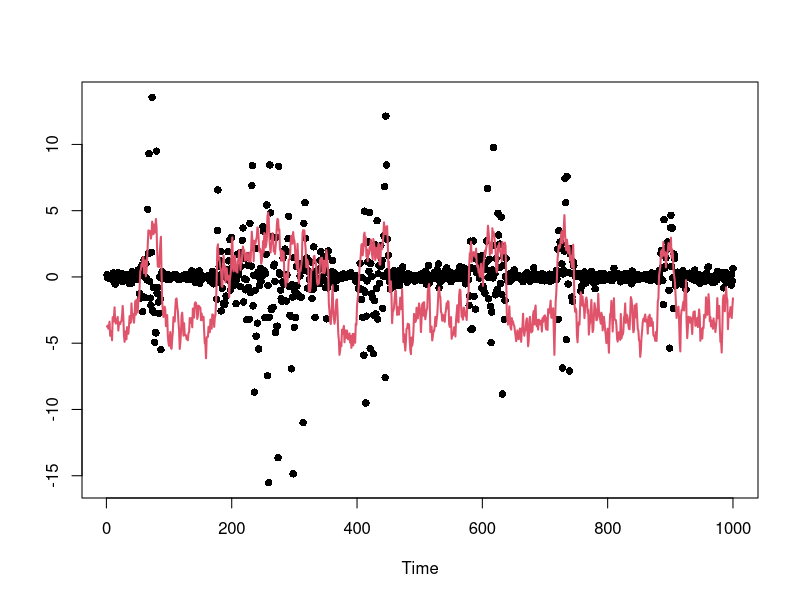
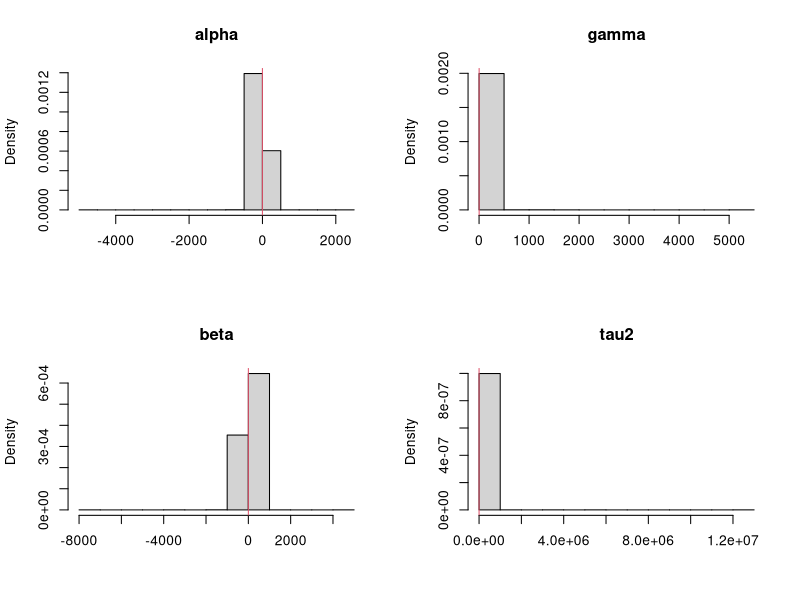
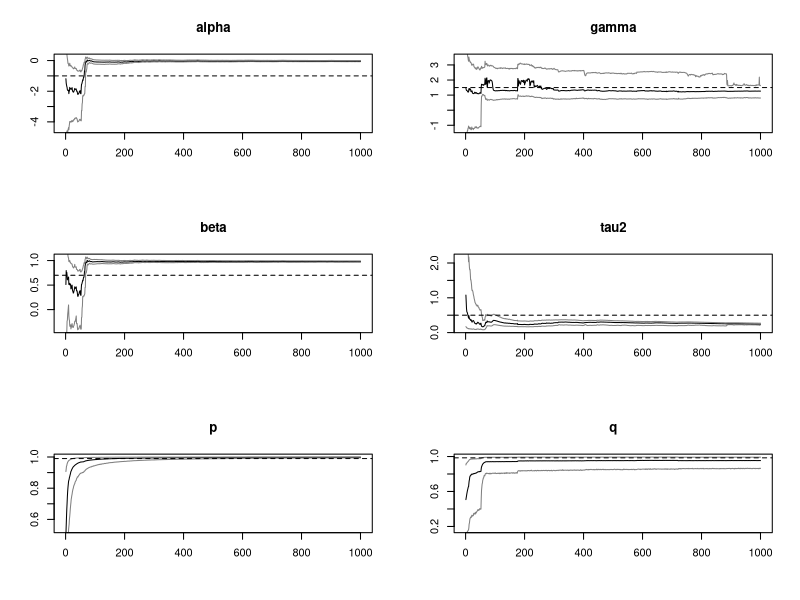

Reproduce these figures in R, in order.
library(msm)
PL = function(y,alphas,betas,tau2s,ps,qs,xs,zs){
  n      = length(y)
  N      = length(xs)
  quants = array(0,c(n,7,3))
  
  
  
#   zz = matrix(zs,n,N)
  s  = matrix(0,N,15)
  # matrix Binv looks like
  # | s1   s2    s3 |
  # | s2   s4    s5 |
  # | s3   s5    s6 |
  
  s[,1] = 1/B0[1]
  s[,2] = 0
  s[,3] = 0
  s[,4] = 1/B0[2]
  s[,5] = 0
  s[,6] = 1/B0[2]
  s[,7] = s[,1]*b0[1]+s[,2]*b0[2]+s[,3]*b0[3]
  s[,8] = s[,2]*b0[1]+s[,4]*b0[2]+s[,5]*b0[3]
  s[,9] = s[,3]*b0[1]+s[,5]*b0[2]+s[,6]*b0[3]
  s[,10] = c0
  s[,11] = d0
  s[,12] = 1
  s[,13] = 1
  s[,14] = 1
  s[,15] = 1
  
  blk.A = s[,4]*s[,6] - s[,5]^2
  blk.B = -(s[,2]*s[,6]-s[,3]*s[,5])
  blk.C = s[,2]*s[,5]-s[,3]*s[,5]
#   blk.D = blk.B
  blk.E = s[,1]*s[,6]-s[,3]^2
  blk.F = -(s[,3]*s[,5]-s[,2]*s[,3])
#   blk.G = blk.C
#   blk.H = blk.F
  blk.I  = s[,1]*s[,4]-s[,2]^2

  m    = s[,1]*blk.A + s[,2] * blk.B + s[,3] * blk.C
  b1   = (s[,7]*blk.A + s[,8] * blk.B + s[,9] * blk.C)/m
  b2   = (s[,7]*blk.B + s[,8] * blk.E + s[,9] * blk.F)/m
  b3   = (s[,7]*blk.C + s[,8] * blk.F + s[,9] * blk.I)/m
  

  for (t in 1:n){
#     zs = zz[t,]
    # Resampling
    mus    = alphas+gammas*zs+betas*xs
    stdevs = exp(mus/2)
    stdevs1 = exp((alphas+betas*xs)/2)
    weight = dnorm(y[t],0,stdevs)*(qs+(1-zs)*(1-qs)) + dnorm(y[t],0,stdevs1)*((1-zs)*ps+zs*(1-ps))
#     print(weight)
    k      = sample(1:N,size=N,replace=T,prob=weight)
    alphas = alphas[k]
    betas  = betas[k]
    tau2s  = tau2s[k]
    ps = ps[k]
    qs = qs[k]
    
    mus    = mus[k]
    xs1    = xs[k]
    zs1    = zs[k]
    sig2s = exp(xs1/2)
    # Propagating
    vars   = 1/(1/sig2s+1/tau2s)
    sds    = sqrt(vars)
    means  = mus + vars*(y[t]/sig2s)
    zero.index = zs1 == 0
    one.index = zs1 == 1
    ll = sum(zero.index)
    #     zs = zz[t+1,]
    zs[zero.index]     = rbinom(ll,1,1-ps[zero.index])
    zs[one.index]      = rbinom(N-ll,1,qs[one.index])
    mus    = alphas+gammas*zs+betas*xs1
    xs     = rnorm(N,means,sds)

#     print(zs)
#     print(qs)
#     print(ps)
    so     = s[k,]
#     print(s[,12:15])
#     print(so[,12:15])
#     print(k)
#     scan(n=1)
    b1o  = b1[k]
    b2o  = b2[k] 
    b3o  = b3[k]
    # Updating sufficient stats
    s[,1]  = so[,1] + 1
    s[,2]  = so[,2] + zs1
    s[,3]  = so[,3] + xs1
    s[,4]  = so[,4] + zs1^2
    s[,5]  = so[,5] + zs1*xs1
    s[,6]  = so[,6] + xs1^2
    s[,7]  = so[,7] + xs
    s[,8]  = so[,8] + xs*zs1
    s[,9]  = so[,9] + xs*xs1
    s[,10]  = so[,10] + 1
    
    s[zero.index,12] = so[zero.index,12]+zs1[zero.index]-zs[zero.index]+1
    s[zero.index,13] = so[zero.index,13]+zs[zero.index]
    s[one.index,14] = so[one.index,14]+zs1[one.index]-zs[one.index]
    s[one.index,15] = so[one.index,15]+zs[one.index]-zs1[one.index]+1
#     
#     print(s[,12:15])
#     print(zs1)
#     print(zs)
#     print(zs1[zero.index]-zs[zero.index]+1)
#     print(zs[zero.index])
#     print(zs1[one.index]-zs[one.index])
#     print(zs[one.index]-zs1[one.index]+1)
#     scan(n=1)
    blk.A = s[,4]*s[,6] - s[,5]^2
    blk.B = -(s[,2]*s[,6]-s[,3]*s[,5])
    blk.C = s[,2]*s[,5]-s[,3]*s[,4]
    #   blk.D = blk.B
    blk.E = s[,1]*s[,6]-s[,3]^2
    blk.F = -(s[,1]*s[,5]-s[,2]*s[,3])
    #   blk.G = blk.C
    #   blk.H = blk.F
    blk.I  = s[,1]*s[,4]-s[,2]^2
    
    
#     ti = scan(n=1)
#     print(s[ti,])
    
    
    # determinant of Binv matrix
    m    = s[,1]*blk.A + s[,2] * blk.B + s[,3] * blk.C
    
#     AA = matrix(c(s[ti,1],s[ti,2],s[ti,3],s[ti,2],s[ti,4],s[ti,5],s[ti,3],s[ti,5],s[ti,6]),3,3)
#     
#     print(solve(AA))
#     print(AA)
#     print(matrix(c(blk.A[ti],blk.B[ti],blk.C[ti], blk.B[ti],blk.E[ti], blk.F[ti], blk.C[ti], blk.F[ti], blk.I[ti]),3,3)/m[ti])
#      print(c(blk.A[1]/m[1],blk.B[1]/m[1],blk.C[1]/m[1]))
#      print(solve(AA))
    # b_{t} =  inv(Binv_{t}) x (Binv_{t-1} * b_{t-1})     
    b1   = (s[,7]*blk.A + s[,8] * blk.B + s[,9] * blk.C)/m
    b2   = (s[,7]*blk.B + s[,8] * blk.E + s[,9] * blk.F)/m
    b3   = (s[,7]*blk.C + s[,8] * blk.F + s[,9] * blk.I)/m
#

#     print('b2')
#     print((s[,7]*blk.B)[ti])
# print((blk.F)[ti])
# print((s[,9])[ti])
#     print(m[ti])
#     print(b2[ti])
#     F.new = rbind(1,zs1[ti],xs1[ti])
#     C.old = diag(B0,3)
#     Q = 1
# #     print(zs1[ti])
#     D1 = t(F.new) %*% C.old%*% F.new + Q 
#       
#       
#       #       C0 = diag(B0,2)
#       #       print( C0 %*%F.new[,j]  %*% solve(D1) %*% (xs[1]-t(F.new[,j])%*%b0))
#       CF = C.old %*% F.new
# #       
#       D.new = t(F.new)  %*% CF +Q
#       D.inv = solve(D.new)
# #       print(D.inv)
#     
#       m.old = b0
# #       print(D.new)
# #       print(CF %*% D.inv %*% (xs[j]-t(F.new[,j]) %*% m.old[j,]))
# #       m.old = m.old + CF %*% D.inv %*% (xs[1]-t(F.new) %*% m.old)
# #     print(D.inv %*% (xs[3]-t(F.new) %*% m.old))
#     
#       C.old = C.old - CF %*% D.inv  %*% t(F.new) %*% C.old
#       d0 = d0 + t(xs[ti]-t(F.new)%*% m.old)%*% D.inv %*% (xs[ti]-t(F.new) %*% m.old)
#     m.old = m.old + CF %*% D.inv %*% (xs[ti]-t(F.new) %*% m.old)
#     print(d0)
#     print(C.old)
#     print(chol(C.old))
#     print(m.old)
#     print(c(b1[ti],b2[ti],b3[ti]))
#     print(F.new)
#     print(m.old)
#     print(c(b1o[3],b2o[3],b3o[3]))
#     print(c(zs1[3],xs1[3]))
#     print(((xs-b1-b2*zs1-b3*xs1)*xs+(b1o-b1)*so[,7]+(b2o-b2)*so[,8]+(b3o-b3)*so[,9])[3])
#       print(m.old)
#     print(c(b1[1],b2[1],b3[1]))
#     scan(n=1)
#     
    #print(xs)
    s[,11]  = so[,11] + (xs-b1-b2*zs1-b3*xs1)*xs + (b1o-b1)*so[,7]+(b2o-b2)*so[,8]+(b3o-b3)*so[,9]
#     print(s[ti,11])
    tau2s  = 1/rgamma(N,s[,10]/2,s[,11]/2)
    std    = sqrt(tau2s/m)
    
    norm   = cbind(rnorm(N,0,std),rnorm(N,0,std),rnorm(N,0,std))
    
    # cholesky decomposition of B, thus inv(Binv)
    
    L11 = sqrt(blk.A)
#     print(L11[ti])
    L21 = blk.B/L11
#     print(L21[ti])
    L31 = blk.C/L11
#     print(L31[ti])
    
    L22 = sqrt(blk.E - L21^2)
#     print(L22[ti])
    L32 = (blk.F-L31*L21)/L22
#     print(L32[ti])
    L33 = sqrt(blk.I - L31^2 - L32^2)
#     print(L33[ti]))
    
    alphas = b1 + L11*norm[,1]
    gammas = b2 + L21*norm[,1]+L22*norm[,2]
#     gamma.mean = b2[b2>0]
    
#     gammas = rtnorm(N,mean=b2,lower=0)
    betas  = b3 + L31*norm[,1] + L32 * norm[,2] + L33 * norm[,3]
    
#     gamma.mean = b2 - 1/s[,4]*(s[,2]*(alphas-b1)+s[,5]*(betas-b3))
#     gammas = rnorm(N,gamma.mean,sd = sqrt(tau2s/s[,4]))
    
    ps = rbeta(N,s[,12]+1,s[,13]+1)
    qs = rbeta(N,s[,15]+1,s[,14]+1)
    # Storing quantiles
    quants[t,1,] = quantile(alphas,c(0.025,0.5,0.975))
    quants[t,2,] = quantile(gammas,c(0.025,0.5,0.975))
    quants[t,3,] = quantile(betas,c(0.025,0.5,0.975))  
    quants[t,4,] = quantile(tau2s,c(0.025,0.5,0.975))  
    quants[t,5,] = quantile(ps,c(0.025,0.5,0.975))  
    quants[t,6,] = quantile(qs,c(0.025,0.5,0.975))  
    quants[t,7,] = quantile(zs,c(0.025,0.5,0.975))
    
  }
  
  return(quants)
}

# Simulated data
set.seed(98765)
n     =  1000
alpha =  -1
gamma = 1.5
beta  =  0.7
tau2  =  .5
sig2  =  1.0
tau   = sqrt(tau2)
p0 = .99
q0 = .985

x     = rep(alpha/(1-beta),n+1)
S = rep(0,n+1)
true  = c(alpha,gamma,beta,tau2,p0,q0)
names = c("alpha","gamma","beta","tau2","p","q")


for (t in 2:(n+1))
  {
  if (S[t-1] == 0)
    S[t] = rbinom(1,1,1-p0)
  if (S[t-1] == 1)
    S[t] = rbinom(1,1,q0)

  x[t] = alpha+gamma*S[t]+beta*x[t-1]+tau*rnorm(1)}
x = x[2:(n+1)]
y = rnorm(n,0,exp(x/2))
# print(S)
par(mfrow=c(1,1))
plot(y,ylim=range(x,y),xlab="Time",ylab="",main="",pch=16)
lines(x,col=2,lwd=2)

# Prior hyperparameters
# ---------------------
m0    = 0.0


C0 = 10
c0    = 1
d0    = 1
tau20 = tau2
b0    = c(alpha,gamma,beta)
B0    = c(1,1,1)/tau20
sC0   = sqrt(C0)
sB0   = sqrt(B0)

# ONE LONG PL FILTER
# ------------------
set.seed(246521)
N      = 10000
xs     = rnorm(N,m0,sC0)
zs = rbinom(N,1,.5)
tau2s  = 1/rgamma(N,c0/2,d0/2)
taus   = sqrt(tau2s)
alphas = rnorm(N,b0[1],taus*sB0[1])
gammas = rtnorm(N,b0[2],taus*sB0[2],lower=0)
betas  = rnorm(N,b0[3],taus*sB0[3])
ps  = rbeta(N,1,1)
qs = rbeta(N,1,1)
pars   = cbind(alphas,gammas,betas,tau2s,ps,qs)
par(mfrow=c(2,2))
for (i in 1:4){
  hist(pars[,i],prob=TRUE,xlab="",main=names[i])
  abline(v=true[i],col=2)
}
print(date())
plm    = PL(y,alphas,betas,tau2s,ps,qs,xs,zs)
print(date())
cols = c(grey(0.5),1,grey(0.5))
ind  = 10:n
n1   = length(ind)
par(mfrow=c(3,2))
for (i in 1:6){
  ts.plot(plm[,i,],xlab="",ylab="",main=names[i],col=cols,ylim=range(plm[ind,i,]))
  abline(h=true[i],lty=2)
}
# par(mfrow=c(1,1))
# ts.plot(plm[,7,2],xlab="",ylab="",main="states",col=1,ylim=c(-1,2),lwd=2)
# points(S[2:(n+1)],col='red',ylim=c(-1,2),lwd=1)


# Particle filters
# ----------------
# set.seed(246521)
# N    = 1000
# nsim = 100
# a    = 0.95
# qs   = array(0,c(nsim,n,4,3))
# for (s in 1:nsim){
#   print(s)
#   xs         = rnorm(N,m0,sC0)
#   tau2s      = 1/rgamma(N,c0/2,d0/2)
#   taus       = sqrt(tau2s)
#   alphas     = rnorm(N,b0[1],taus*sB0[1])
#   betas      = rnorm(N,b0[2],taus*sB0[2])
# #   qs[1,s,,,] = LW(y,alphas,betas,tau2s,sig2s,xs,a)
# #   qs[2,s,,,] = Storvik(y,alphas,betas,tau2s,sig2s,xs)
#   qs[s,,,] = PL(y,alphas,betas,tau2s,xs) 
# }
# 
# 
# 
# cols = c(grey(0.5),1,grey(0.5))
# ind  = 10:n
# n1   = length(ind)
# par(mfrow=c(2,2))
# for (i in 1:4){
#   ts.plot(qs[50,,i,],xlab="",ylab="",main=names[i],col=cols,ylim=range(plm[ind,i,]))
#   abline(h=true[i],lty=2)
# }
# 
# 
# # Mean square error
# quants = c("2.5th","50th","97.5th")
# filter = "PL"
# mse    = array(0,c(n1,4,3))
#   for (k in 1:3) 
#     for (i in 1:nsim) 
#       mse[,k,]=mse[,k,]+(qs[i,ind,k,]-plm[ind,k,])^2
# sq.mse = sqrt(mse/nsim)  
# 
# 
# cols = c(grey(0.75),grey(0.5),grey(0.75))
# #cols = c(3,2,5)
# par(mfrow=c(3,1))
# for (k in 1:3){
#   L = min(qs[,ind,k,])
#   U = max(qs[,ind,k,])
# 
#     plot(qs[1,,k,1],ylab=names[k],xlab="Time",main=filter,ylim=c(L,U),type="l",col=cols[1])
#     for (i in c(1,3,2)) for (j in 1:nsim) lines(qs[j,,k,i],col=cols[i])
#     for (i in c(1,3,2)) lines(plm[,k,i],lwd=1,col=1)  
#   
# }  
# 
# 
# 
# cols = c(grey(0.3),gray(0.5),grey(0.7))
# U    = c(0.275,0.175,0.45,1.25)
# par(mfrow=c(2,2))
# for (i in 1:3){
#   boxplot(sq.mse[1,,i,1],sq.mse[2,,i,1],sq.mse[3,,i,1],
#           sq.mse[1,,i,2],sq.mse[2,,i,2],sq.mse[3,,i,2],
#           sq.mse[1,,i,3],sq.mse[2,,i,3],sq.mse[3,,i,3],
#           outline=FALSE,ylab="Root MSE",xlab="Percentile",axes=FALSE,col=cols,ylim=c(0,U[i]))
#   axis(2);axis(1,at=c(2,5,8),lab=quants);box()
#   abline(v=3.5)
#   abline(v=6.5)
#   title(names[i])
# }
# #legend(0.5,1.2,legend=filters,col=cols,cex=1.25,lwd=c(4,4,4),lty=c(1,1,1),bty="n")
# 
# 





################ ETC
# 
# for (j in 1:N){
#   D1 = F.new[,j] %*% C.old[j,,]%*% F.new[,j] + Q 
#   
#   print(D1)
#   #       C0 = diag(B0,2)
#   #       print( C0 %*%F.new[,j]  %*% solve(D1) %*% (xs[1]-t(F.new[,j])%*%b0))
#   CF = C.old[j,,] %*% F.new[,j]
#   
#   D.new = t(F.new[,j])  %*% CF +Q
#   D.inv = solve(D.new)
#   print(D.new)
#   print(CF %*% D.inv %*% (xs[j]-t(F.new[,j]) %*% m.old[j,]))
#   m.old[j,] = m.old[j,] + CF %*% D.inv %*% (xs[j]-t(F.new[,j]) %*% m.old[j,])
#   C.old[j,,] = C.old[j,,] - CF %*% D.inv  %*% t(F.new[,j]) %*% C.old[j,,]
#   print(m.old[1,])
#   print(b1[1])
#   print(b2[1])
#   scan(n=1)
# }
